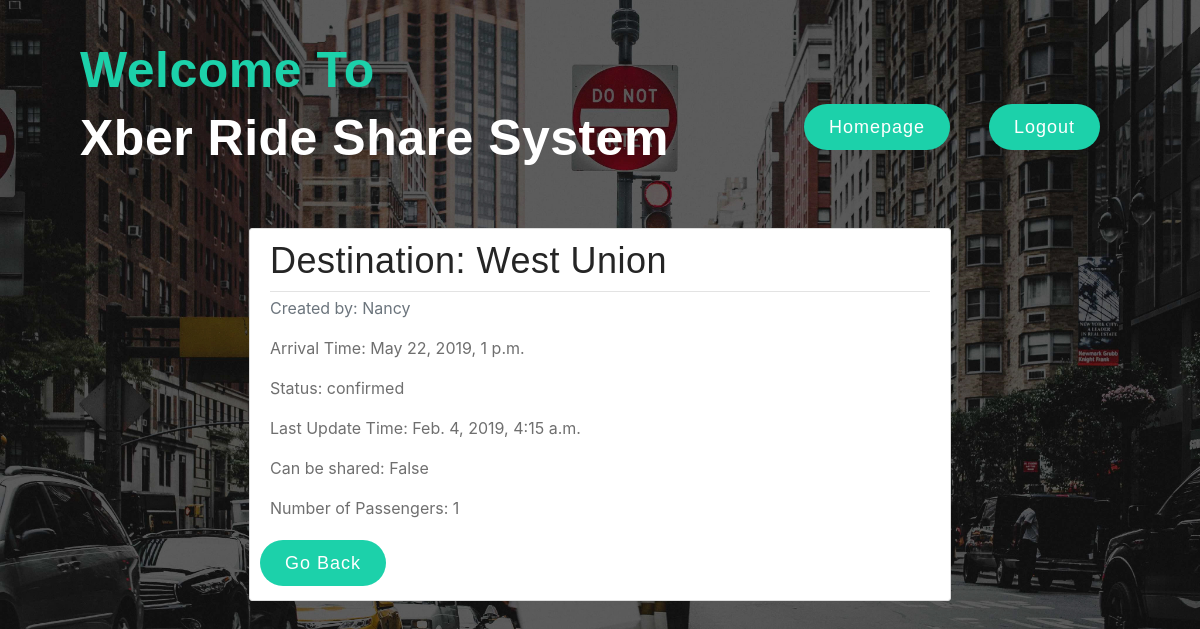
Page /rideService/driver/requests/confirmed/27/detail/ (signed in) on the committed database.
### rideService/models.py (models this page shows, shortened)
class Request(models.Model):
    ride_owner = models.ForeignKey(User, on_delete=models.CASCADE)
    driver = models.ForeignKey('Driver', on_delete=models.SET_NULL, default=None, null=True)
    sharer = models.ForeignKey(User, on_delete=models.SET_NULL, default=None, null=True, related_name='sharer_request')
    destination = models.CharField(max_length=1000)
    arrival_time = models.DateTimeField()
    num_passengers = models.IntegerField(
        default=1,
        validators=[
            MaxValueValidator(10),
            MinValueValidator(1)
        ]
    )
    num_sharer = models.IntegerField(
        default=0,
        validators=[
            MaxValueValidator(10),
            MinValueValidator(0)
        ]
    )
    shareable = models.BooleanField(default=False)
    vehicle_type = models.CharField(max_length=200, null=True, blank=True)
    special_request = models.TextField(blank=True)
    status = models.CharField(max_length=1000)
    last_updated = models.DateTimeField(auto_now_add=True)

### rideService/views.py (the view)
# urls.py: path('driver/requests/confirmed/<int:pk>/detail/', views.DriverConfirmedRequestDetailView.as_view(), name='driver-confirmed-request-detail'),
class DriverConfirmedRequestDetailView(LoginRequiredMixin,DetailView):
    model = Request
    template_name = 'rideService/driver_confirmed_request_detail.html'

### rideService/templates/rideService/driver_confirmed_request_detail.html (shortened to what this page needs)
{% extends "rideService/homeBase.html" %}
{% block content %}
        <article class="media content-section" style="margin-right: 20%;margin-left: 20%;">
          <div class="media-body">
            <div class="article-metadata">
                <h2>Destination: {{ object.destination }}</h2>
            </div>
                <p class="text-muted">Created by: {{ object.ride_owner.username}}</p>
                <p class="article-content">Arrival Time: {{ object.arrival_time}}</p>
                <p class="article-content">Status: {{ object.status}}</p>
                <p class="article-content">Last Update Time: {{ object.last_updated}}</p>
                <p class="article-content">Can be shared: {{ object.shareable}}</p>
                <p class="article-content">Number of Passengers: {{ object.num_passengers}}</p>
                <a style="position: relative; right:10px;" class="btn btn-secondary btn-sm mt-1 mb-1" href="{% url 'driver-requests' %}">
                        Go Back
                </a>
            </div>
        </article>
{% endblock content %}

### rideService/static/css/styles.css (style rules this page uses)
body { background-image: url("background.jpeg"); background-size: 100% auto; background-color:#000000; color: #333333; margin-top: 5rem; }
h1, h2, h3, h4, h5, h6 { font-weight: normal; color: #252525; letter-spacing: 0.5px; font-family: 'Montserrat', sans-serif; }
h2 { font-size: 36px; }
p { font-weight: 400; color: #6f6f6f; line-height: 24px; text-rendering: optimizeLegibility; }
.content-section { background: #ffffff; padding: 10px 20px; border: 1px solid #dddddd; border-radius: 3px; margin-bottom: 20px; }
.article-content { white-space: pre-line; }
.article-metadata { padding-bottom: 1px; margin-bottom: 4px; border-bottom: 1px solid #e3e3e3 }
.btn { border: none; color: #fff; display: inline-block; padding: 0px 25px; font-weight: normal; font-size: 18px; border-radius: 30px; font-family: 'Montserrat', sans-serif; line-height: 46px; background: #1cd1aa; letter-spacing: 1px; position: relative; z-index: 1; }

### rows in the picture
Request: destination "West Union", ride_owner.username "Nancy", arrival_time "May 22, 2019, 1 p.m.", status "confirmed", last_updated "Feb. 4, 2019, 4:15 a.m.", shareable "False", num_passengers "1"
